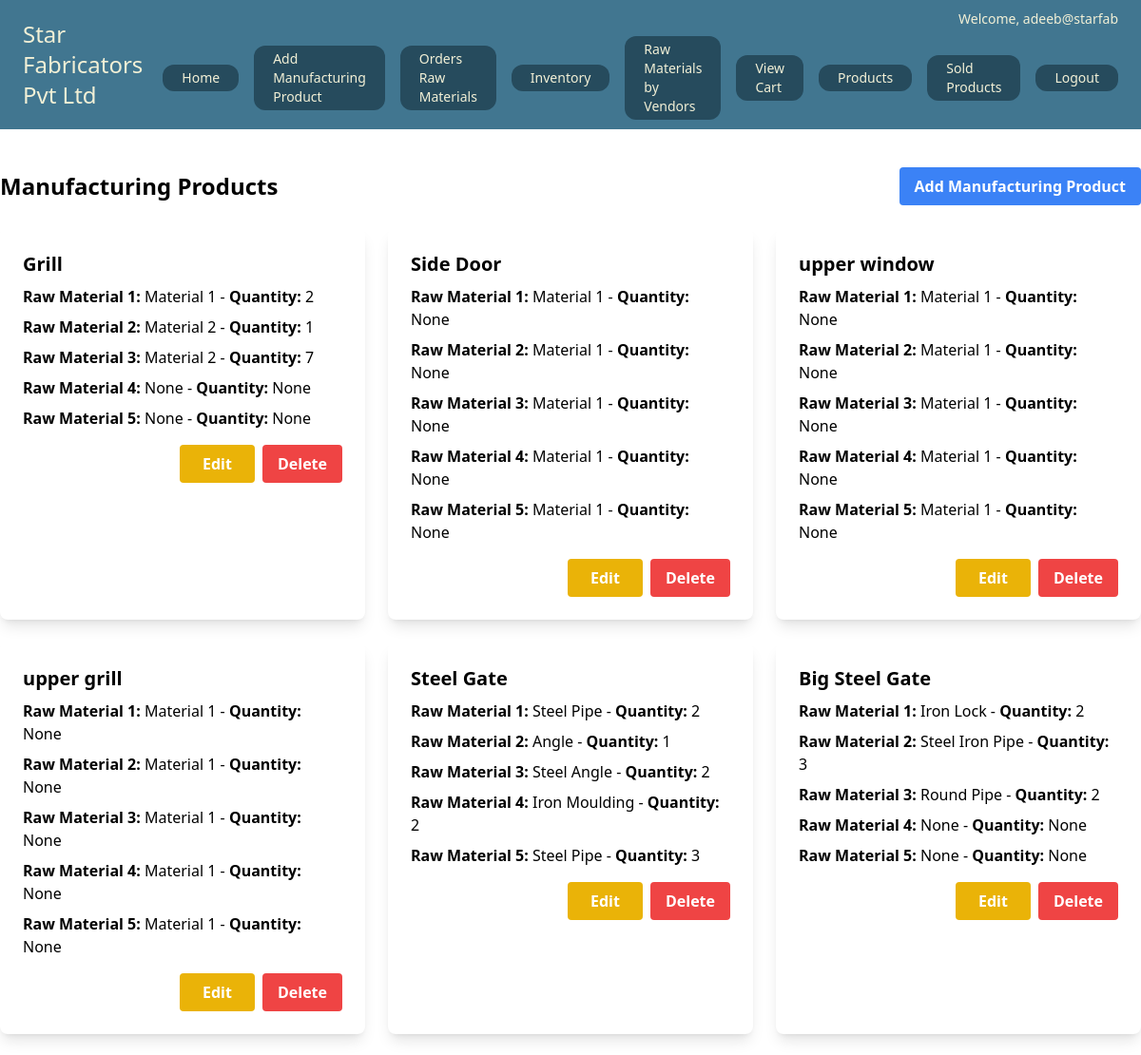
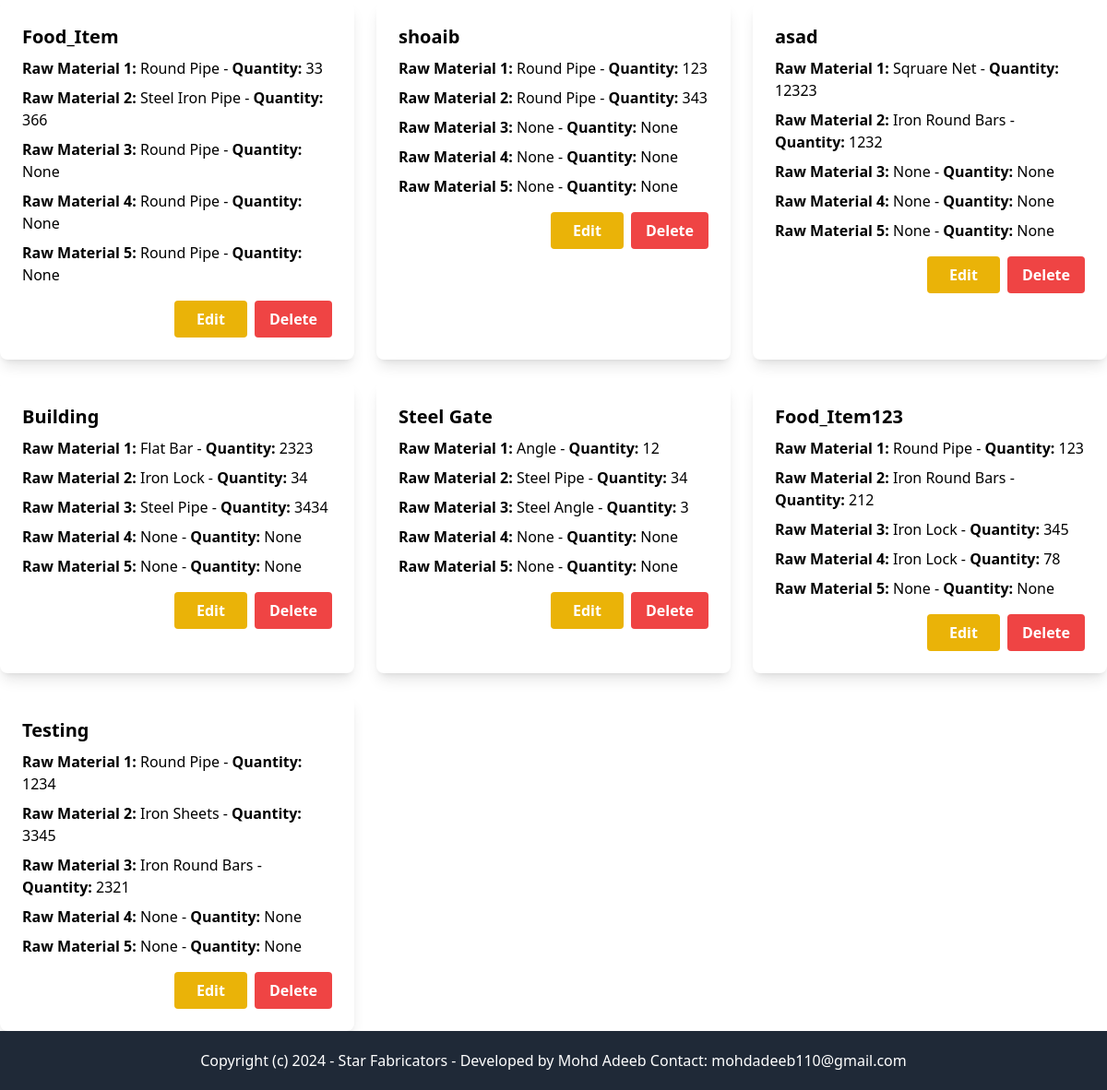
/core/manufacturing_products/ (signed in), run on an earlier commit of the app's database (2 pictures, top to bottom).
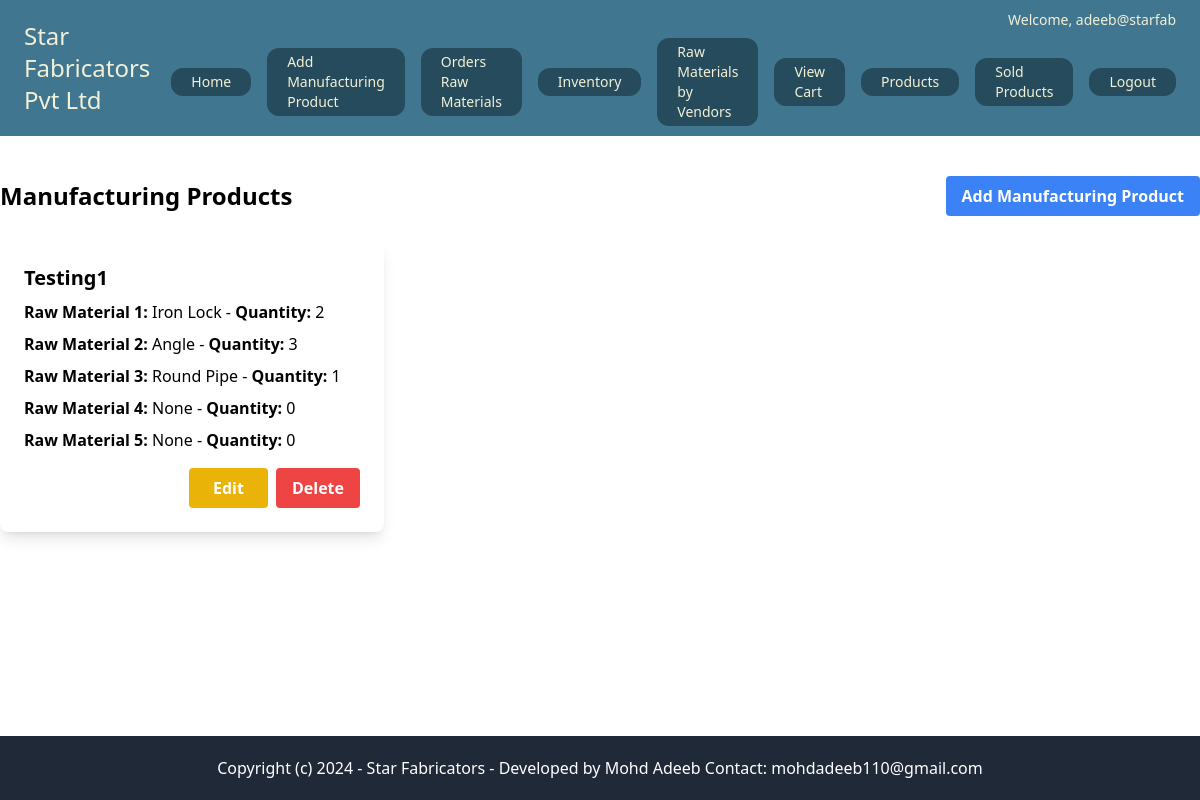
And on a later commit of the database.
### core/models.py (models this page shows, shortened)
class ManufacturingProduct(models.Model):
    name = models.CharField(max_length=255)
    raw_material_1 = models.CharField(max_length=255, null=True, blank=True, default=None)
    quantity_1 = models.IntegerField(null=True, blank=True, default=0)
    raw_material_2 = models.CharField(max_length=255, null=True, blank=True, default=None)
    quantity_2 = models.IntegerField(null=True, blank=True, default=0)
    raw_material_3 = models.CharField(max_length=255, null=True, blank=True, default=None)
    quantity_3 = models.IntegerField(null=True, blank=True, default=0)
    raw_material_4 = models.CharField(max_length=255, null=True, blank=True, default=None)
    quantity_4 = models.IntegerField(null=True, blank=True, default=0)
    raw_material_5 = models.CharField(max_length=255, null=True, blank=True, default=None)
    quantity_5 = models.IntegerField(null=True, blank=True, default=0)

### core/views.py (the view)
# urls.py: path('manufacturing_products/', views.manufacturing_products, name='manufacturing_products'), # Add this line
@superuser_required
def manufacturing_products(request):
    products = ManufacturingProduct.objects.all()
    return render(request, 'core/manufacturing_products.html', {'manufacturing_products': products})

### core/views.py (called while the page is built)
def superuser_required(view_func):
    decorated_view_func = user_passes_test(lambda u: u.is_superuser)(view_func)
    return decorated_view_func

### userprofile/context_processors.py (called while the page is built)
def user_profile(request):
    if request.user.is_authenticated:
        try:
            profile = Userprofile.objects.get(user=request.user)
        except Userprofile.DoesNotExist:
            profile = None
    else:
        profile = None
    return {'user_profile': profile}

### core/templates/core/manufacturing_products.html (shortened to what this page needs)
{% extends "core/base.html" %}
{% block content %}
<div class="max-w-7xl mx-auto mt-10">
    <div class="flex justify-between items-center mb-6">
        <h2 class="text-2xl font-bold">Manufacturing Products</h2>
        {% if user.is_superuser %}
            <a href="{% url 'add_manufacturing_product' %}" class="bg-blue-500 hover:bg-blue-700 text-white font-bold py-2 px-4 rounded">Add Manufacturing Product</a>
        {% endif %}
    </div>
    <div class="grid grid-cols-1 md:grid-cols-2 lg:grid-cols-3 gap-6">
        {% for product in manufacturing_products %}
        <div class="bg-white p-6 rounded-lg shadow-lg">
            <h3 class="text-xl font-bold mb-2">{{ product.name }}</h3>
            <div class="space-y-2">
                <div>
                    <span class="font-semibold">Raw Material 1:</span> {{ product.raw_material_1 }} - <span class="font-semibold">Quantity:</span> {{ product.quantity_1 }}
                </div>
                <div>
                    <span class="font-semibold">Raw Material 2:</span> {{ product.raw_material_2 }} - <span class="font-semibold">Quantity:</span> {{ product.quantity_2 }}
                </div>
                <div>
                    <span class="font-semibold">Raw Material 3:</span> {{ product.raw_material_3 }} - <span class="font-semibold">Quantity:</span> {{ product.quantity_3 }}
                </div>
                <div>
                    <span class="font-semibold">Raw Material 4:</span> {{ product.raw_material_4 }} - <span class="font-semibold">Quantity:</span> {{ product.quantity_4 }}
                </div>
                <div>
                    <span class="font-semibold">Raw Material 5:</span> {{ product.raw_material_5 }} - <span class="font-semibold">Quantity:</span> {{ product.quantity_5 }}
                </div>
            </div>
            <div class="mt-4 flex justify-end">
                <a href="{% url 'edit_manufacturing_product' product.pk %}" class="bg-yellow-500 hover:bg-yellow-700 text-white font-bold py-2 px-6 mr-2 rounded">Edit</a>
                <a href="{% url 'delete_manufacturing_product' product.pk %}" class="bg-red-500 hover:bg-red-700 text-white font-bold py-2 px-4 rounded">Delete</a>
            </div>
        </div>
        {% endfor %}
    </div>
</div>
{% endblock %}

What changed in the data, as far as the page shows it:
removed ManufacturingProduct: name "Grill", raw_material_1 "Material 1", quantity_1 "2", raw_material_2 "Material 2", quantity_2 "1", raw_material_3 "Material 2", quantity_3 "7", raw_material_4 "None", quantity_4 "None", raw_material_5 "None", quantity_5 "None"
removed ManufacturingProduct: name "Side Door", raw_material_1 "Material 1", quantity_1 "None", raw_material_2 "Material 1", quantity_2 "None", raw_material_3 "Material 1", quantity_3 "None", raw_material_4 "Material 1", quantity_4 "None", raw_material_5 "Material 1", quantity_5 "None"
removed ManufacturingProduct: name "upper window", raw_material_1 "Material 1", quantity_1 "None", raw_material_2 "Material 1", quantity_2 "None", raw_material_3 "Material 1", quantity_3 "None", raw_material_4 "Material 1", quantity_4 "None", raw_material_5 "Material 1", quantity_5 "None"
removed ManufacturingProduct: name "upper grill", raw_material_1 "Material 1", quantity_1 "None", raw_material_2 "Material 1", quantity_2 "None", raw_material_3 "Material 1", quantity_3 "None", raw_material_4 "Material 1", quantity_4 "None", raw_material_5 "Material 1", quantity_5 "None"
removed ManufacturingProduct: name "Steel Gate", raw_material_1 "Steel Pipe", quantity_1 "2", raw_material_2 "Angle", quantity_2 "1", raw_material_3 "Steel Angle", quantity_3 "2", raw_material_4 "Iron Moulding", quantity_4 "2", raw_material_5 "Steel Pipe", quantity_5 "3"
removed ManufacturingProduct: name "Big Steel Gate", raw_material_1 "Iron Lock", quantity_1 "2", raw_material_2 "Steel Iron Pipe", quantity_2 "3", raw_material_3 "Round Pipe", quantity_3 "2", raw_material_4 "None", quantity_4 "None", raw_material_5 "None", quantity_5 "None"
removed ManufacturingProduct: name "Food_Item", raw_material_1 "Round Pipe", quantity_1 "33", raw_material_2 "Steel Iron Pipe", quantity_2 "366", raw_material_3 "Round Pipe", quantity_3 "None", raw_material_4 "Round Pipe", quantity_4 "None", raw_material_5 "Round Pipe", quantity_5 "None"
removed ManufacturingProduct: name "shoaib", raw_material_1 "Round Pipe", quantity_1 "123", raw_material_2 "Round Pipe", quantity_2 "343", raw_material_3 "None", quantity_3 "None", raw_material_4 "None", quantity_4 "None", raw_material_5 "None", quantity_5 "None"
removed ManufacturingProduct: name "asad", raw_material_1 "Sqruare Net", quantity_1 "12323", raw_material_2 "Iron Round Bars", quantity_2 "1232", raw_material_3 "None", quantity_3 "None", raw_material_4 "None", quantity_4 "None", raw_material_5 "None", quantity_5 "None"
removed ManufacturingProduct: name "Building", raw_material_1 "Flat Bar", quantity_1 "2323", raw_material_2 "Iron Lock", quantity_2 "34", raw_material_3 "Steel Pipe", quantity_3 "3434", raw_material_4 "None", quantity_4 "None", raw_material_5 "None", quantity_5 "None"
removed ManufacturingProduct: name "Steel Gate", raw_material_1 "Angle", quantity_1 "12", raw_material_2 "Steel Pipe", quantity_2 "34", raw_material_3 "Steel Angle", quantity_3 "3", raw_material_4 "None", quantity_4 "None", raw_material_5 "None", quantity_5 "None"
removed ManufacturingProduct: name "Food_Item123", raw_material_1 "Round Pipe", quantity_1 "123", raw_material_2 "Iron Round Bars", quantity_2 "212", raw_material_3 "Iron Lock", quantity_3 "345", raw_material_4 "Iron Lock", quantity_4 "78", raw_material_5 "None", quantity_5 "None"
removed ManufacturingProduct: name "Testing", raw_material_1 "Round Pipe", quantity_1 "1234", raw_material_2 "Iron Sheets", quantity_2 "3345", raw_material_3 "Iron Round Bars", quantity_3 "2321", raw_material_4 "None", quantity_4 "None", raw_material_5 "None", quantity_5 "None"
added ManufacturingProduct: name "Testing1", raw_material_1 "Iron Lock", quantity_1 "2", raw_material_2 "Angle", quantity_2 "3", raw_material_3 "Round Pipe", quantity_3 "1", raw_material_4 "None", quantity_4 "0", raw_material_5 "None", quantity_5 "0"
